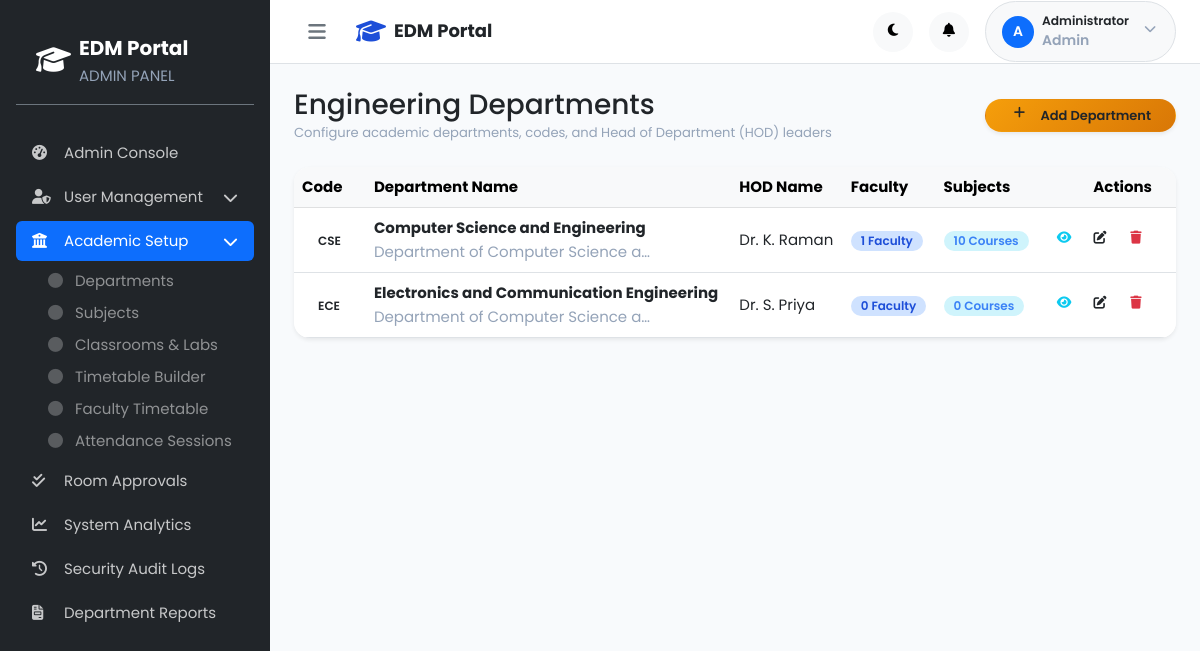
Page /admin/manage_departments.php (signed in) on the committed database.
### tables this page shows
CREATE TABLE `departments` (
  `id` int(10) UNSIGNED NOT NULL,
  `name` varchar(150) NOT NULL,
  `code` varchar(20) NOT NULL,
  `hod_name` varchar(100) DEFAULT NULL,
  `description` text DEFAULT NULL,
  `status` enum('active','inactive') NOT NULL DEFAULT 'active',
  `created_at` timestamp NOT NULL DEFAULT current_timestamp(),
  `updated_at` timestamp NOT NULL DEFAULT current_timestamp() ON UPDATE current_timestamp()
);

### admin/manage_departments.php (the view, shortened to what this page needs)
<?php
$db = getDB();
$departments = $db->query("
    SELECT d.*,
           (SELECT COUNT(*) FROM subjects sub WHERE sub.department_id = d.id) AS subject_count,
           (SELECT COUNT(*) FROM staff st WHERE st.department_id = d.id) AS staff_count,
           (SELECT COUNT(*) FROM students stu WHERE stu.department_id = d.id) AS student_count
    FROM departments d
    ORDER BY d.name ASC
")->fetchAll();
require_once __DIR__ . '/../includes/header.php';
?>
<div class="d-flex" id="wrapper">
    <?php require_once __DIR__ . '/../includes/sidebar.php'; ?>
    <div id="page-content-wrapper" class="w-100">
        <?php require_once __DIR__ . '/../includes/navbar.php'; ?>
        <div class="container-fluid p-4">
            <div class="d-flex justify-content-between align-items-center mb-4 flex-wrap gap-2">
                <div>
                    <h1 class="h3 font-weight-bold text-dark mb-0">Engineering Departments</h1>
                    <p class="text-muted small mb-0">Configure academic departments, codes, and Head of Department (HOD) leaders</p>
                </div>
                <button type="button" class="btn btn-warning text-dark rounded-pill btn-sm px-4 font-weight-600 shadow-sm" data-bs-toggle="modal" data-bs-target="#newDeptModal">
                    <i class="fas fa-plus me-1"></i> Add Department
                </button>
            </div>
            <div class="card border-0 shadow-sm" style="border-radius: 16px;">
                <div class="table-responsive">
                    <table class="table align-middle table-hover mb-0">
                        <thead class="table-light">
                            <tr>
                                <th>Code</th>
                                <th>Department Name</th>
                                <th>HOD Name</th>
                                <th>Faculty</th>
                                <th>Subjects</th>
                                <th class="text-end pe-4">Actions</th>
                            </tr>
                        </thead>
                        <tbody>
                            <?php if (empty($departments)): ?>
                                <tr>
                                    <td colspan="6" class="text-center py-4 text-muted">No departments configured yet.</td>
                                </tr>
                            <?php else: ?>
                                <?php foreach ($departments as $d): ?>
                                    <tr>
                                        <td><span class="badge bg-warning-light text-dark font-weight-600 px-3 py-1"><?= htmlspecialchars($d['code']) ?></span></td>
                                        <td>
                                            <strong><?= htmlspecialchars($d['name']) ?></strong>
                                            <?php if (!empty($d['description'])): ?>
                                                <span class="d-block text-muted text-xs text-truncate" style="max-width: 280px;"><?= htmlspecialchars($d['description']) ?></span>
                                            <?php endif; ?>
                                        </td>
                                        <td><?= htmlspecialchars($d['hod_name'] ?? 'Not Assigned') ?></td>
                                        <td><span class="badge bg-primary-subtle text-primary font-weight-600"><?= $d['staff_count'] ?> Faculty</span></td>
                                        <td><span class="badge bg-info-subtle text-info font-weight-600"><?= $d['subject_count'] ?> Courses</span></td>
                                        <td class="text-end pe-4">
                                            <div class="d-inline-flex align-items-center gap-1">
                                                <button type="button" class="btn btn-sm btn-icon btn-outline-info rounded-circle"
                                                        title="View Department" aria-label="View Department"
                                                        onclick='viewDept(<?= json_encode($d, JSON_HEX_TAG | JSON_HEX_APOS | JSON_HEX_QUOT | JSON_HEX_AMP) ?>)'>
                                                    <i class="fas fa-eye"></i>
                                                </button>
                                                <button type="button" class="btn btn-sm btn-icon btn-outline-warning text-dark rounded-circle"
                                                        title="Edit Department" aria-label="Edit Department"
                                                        onclick='editDept(<?= json_encode($d, JSON_HEX_TAG | JSON_HEX_APOS | JSON_HEX_QUOT | JSON_HEX_AMP) ?>)'>
                                                    <i class="fas fa-edit"></i>
                                                </button>
                                                <button type="button" class="btn btn-sm btn-icon btn-outline-danger rounded-circle"
                                                        title="Delete Department" aria-label="Delete Department"
                                                        onclick="deleteDept(<?= $d['id'] ?>, '<?= htmlspecialchars(addslashes($d['name'])) ?>')">
                                                    <i class="fas fa-trash"></i>
                                                </button>
                                            </div>
                                        </td>
                                    </tr>
                                <?php endforeach; ?>
                            <?php endif; ?>
                        </tbody>
                    </table>
                </div>
            </div>
        </div>
    </div>
</div>
<?php require_once __DIR__ . '/../includes/footer.php'; ?>

### rows in the picture
departments: code "CSE", name "Computer Science and Engineering", description "Department of Computer Science a…", hod_name "Dr. K. Raman", staff_count "1", subject_count "10"
departments: code "ECE", name "Electronics and Communication Engineering", description "Department of Computer Science a…", hod_name "Dr. S. Priya", staff_count "0", subject_count "0"

### other values in the picture
$currentRole "ADMIN"
$item['label'] "Admin Console"
$item['label'] "User Management"
$item['label'] "Academic Setup"
$child['label'] "Departments"
$child['label'] "Subjects"
$child['label'] "Classrooms & Labs"
$child['label'] "Timetable Builder"
$child['label'] "Faculty Timetable"
$child['label'] "Attendance Sessions"
$item['label'] "Room Approvals"
$item['label'] "System Analytics"
$item['label'] "Security Audit Logs"
$item['label'] "Department Reports"
substr($userName, 0, 1) "A"
